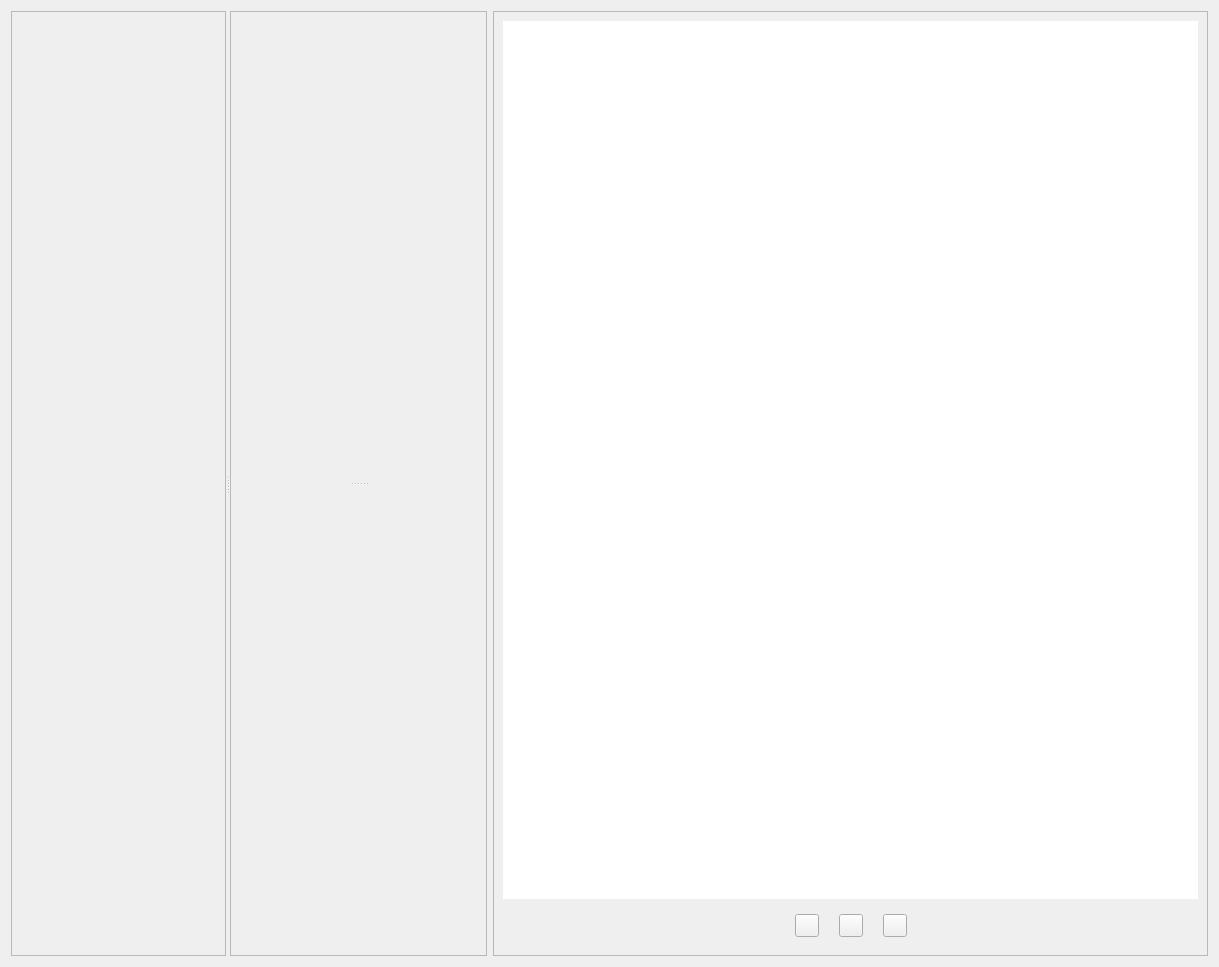
<?xml version="1.0" encoding="UTF-8"?>
<ui version="4.0">
<class>view_chip</class>
<widget class="QWidget" name="view_chip">
  <property name="geometry">
   <rect>
    <x>0</x>
    <y>0</y>
    <width>1219</width>
    <height>967</height>
   </rect>
  </property>
  <property name="windowTitle">
<string>view_chip</string>
  </property>
  <layout class="QVBoxLayout" name="verticalLayout_3">
   <item>
    <layout class="QHBoxLayout" name="horizontalLayout_3" stretch="4,6">
     <item>
      <widget class="QSplitter" name="splitter_1">
       <property name="orientation">
        <enum>Qt::Horizontal</enum>
       </property>
       <widget class="SimpleCardWidget" name="frame">
        <property name="frameShape">
         <enum>QFrame::StyledPanel</enum>
        </property>
        <property name="frameShadow">
         <enum>QFrame::Raised</enum>
        </property>
        <layout class="QHBoxLayout" name="horizontalLayout_2">
         <item>
          <widget class="TreeModule" name="widget" native="true"/>
         </item>
        </layout>
       </widget>
       <widget class="SimpleCardWidget" name="frame_3">
        <property name="frameShape">
         <enum>QFrame::StyledPanel</enum>
        </property>
        <property name="frameShadow">
         <enum>QFrame::Raised</enum>
        </property>
        <layout class="QVBoxLayout" name="verticalLayout">
         <item>
          <widget class="QSplitter" name="splitter_2">
           <property name="orientation">
            <enum>Qt::Vertical</enum>
           </property>
           <widget class="GridMode" name="widget_gridMode" native="true"/>
           <widget class="GridPropertyIp" name="widget_gridPropertyIp" native="true"/>
          </widget>
         </item>
        </layout>
       </widget>
      </widget>
     </item>
     <item>
      <widget class="SimpleCardWidget" name="frame_2">
       <property name="frameShape">
        <enum>QFrame::StyledPanel</enum>
       </property>
       <property name="frameShadow">
        <enum>QFrame::Raised</enum>
       </property>
       <layout class="QVBoxLayout" name="verticalLayout_2">
        <item>
         <widget class="GraphicsViewPanZoom" name="graphicsView">
          <property name="frameShape">
           <enum>QFrame::NoFrame</enum>
          </property>
         </widget>
        </item>
        <item>
         <widget class="QWidget" name="widget_2" native="true">
          <layout class="QHBoxLayout" name="horizontalLayout">
           <property name="spacing">
            <number>20</number>
           </property>
           <item>
            <spacer name="horizontalSpacer">
             <property name="orientation">
              <enum>Qt::Horizontal</enum>
             </property>
             <property name="sizeHint" stdset="0">
              <size>
               <width>463</width>
               <height>20</height>
              </size>
             </property>
            </spacer>
           </item>
           <item>
            <widget class="ToolButton" name="toolButton_zoomIn">
             <property name="cursor">
              <cursorShape>ArrowCursor</cursorShape>
             </property>
             <property name="text">
              <string/>
             </property>
            </widget>
           </item>
           <item>
            <widget class="ToolButton" name="toolButton_zoomReset">
             <property name="text">
              <string/>
             </property>
            </widget>
           </item>
           <item>
            <widget class="ToolButton" name="toolButton_zoomOut">
             <property name="text">
              <string/>
             </property>
            </widget>
           </item>
           <item>
            <spacer name="horizontalSpacer_2">
             <property name="orientation">
              <enum>Qt::Horizontal</enum>
             </property>
             <property name="sizeHint" stdset="0">
              <size>
               <width>462</width>
               <height>20</height>
              </size>
             </property>
            </spacer>
           </item>
          </layout>
         </widget>
        </item>
       </layout>
      </widget>
     </item>
    </layout>
   </item>
  </layout>
 </widget>
 <customwidgets>
  <customwidget>
   <class>ToolButton</class>
   <extends>QToolButton</extends>
   <header location="global">qfluentwidgets</header>
  </customwidget>
  <customwidget>
   <class>SimpleCardWidget</class>
   <extends>QFrame</extends>
   <header>qfluentwidgets</header>
   <container>1</container>
  </customwidget>
  <customwidget>
   <class>GraphicsViewPanZoom</class>
   <extends>QGraphicsView</extends>
   <header>widget.graphics_view_pan_zoom</header>
  </customwidget>
  <customwidget>
   <class>GridPropertyIp</class>
   <extends>QWidget</extends>
   <header>widget.grid_property_ip</header>
   <container>1</container>
  </customwidget>
  <customwidget>
   <class>TreeModule</class>
   <extends>QWidget</extends>
   <header>widget.tree_module</header>
   <container>1</container>
  </customwidget>
  <customwidget>
   <class>GridMode</class>
   <extends>QWidget</extends>
   <header>widget.grid_mode</header>
   <container>1</container>
  </customwidget>
 </customwidgets>
 <resources/>
 <connections/>
</ui>
